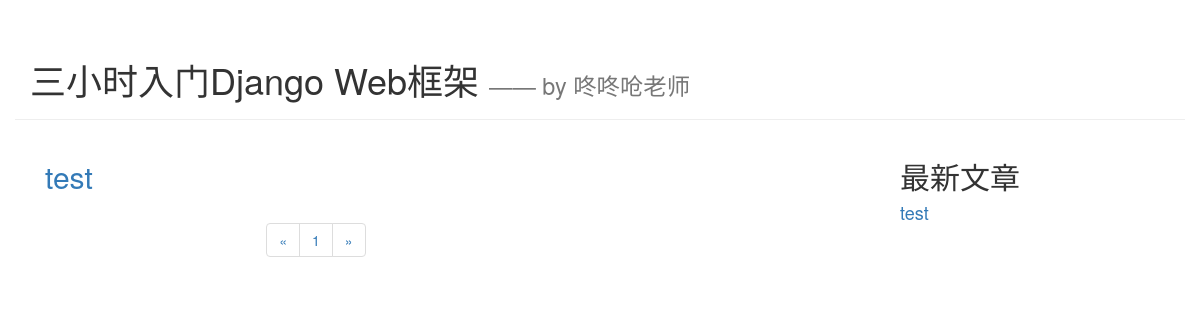
Page /blog/index on the earlier database version.
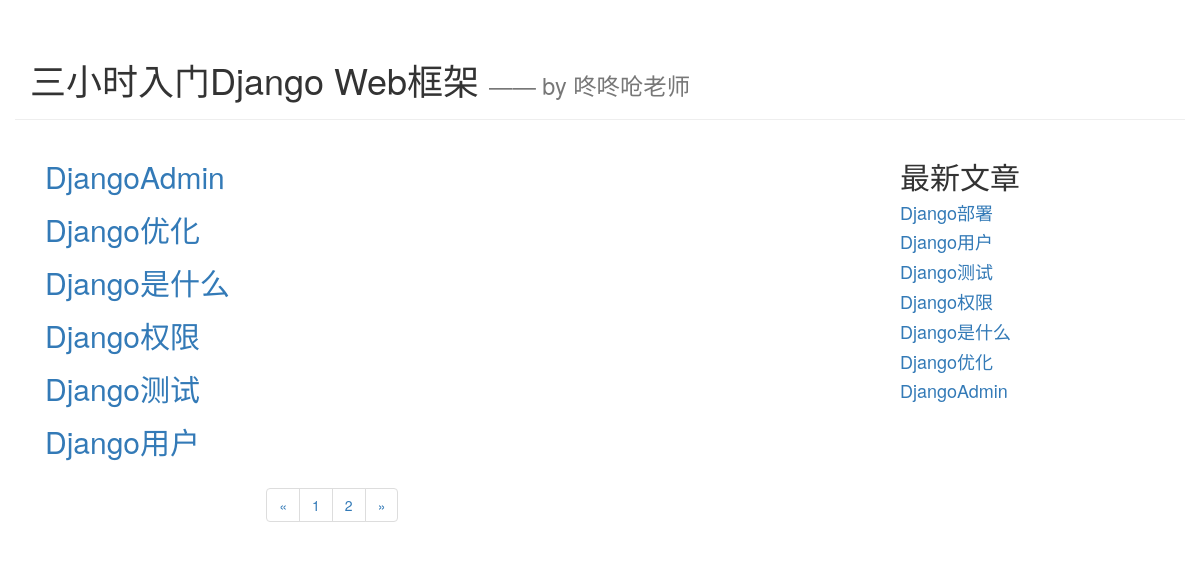
Same page on the later database version.
### blog/models.py (models this page shows, shortened)
class Article(models.Model):
    id = models.AutoField(primary_key=True)
    title = models.TextField()
    content = models.TextField()
    pub_date = models.DateTimeField(auto_now=True)

### blog/views.py (the view)
# urls.py: path('index', blog.views.get_index_page),
def get_index_page(request):
    page = request.GET.get('page')
    if page:
        page = int(page)
    else:
        page = 1
    print('page param: ', page)
    all_article = Article.objects.all()
    top10_article_list = Article.objects.order_by('-pub_date')[:10]
    paginator = Paginator(all_article, 6)
    page_num = paginator.num_pages
    print('page num:', page_num)
    page_article_list = paginator.page(page)
    if page_article_list.has_next():
        next_page = page + 1
    else:
        next_page = page
    if page_article_list.has_previous():
        previous_page = page - 1
    else:
        previous_page = page
    return render(request, 'blog/index.html',
                  {
                      'article_list': page_article_list,
                      'page_num': range(1, page_num + 1),
                      'curr_page': page,
                      'next_page': next_page,
                      'previous_page': previous_page,
                      'top10_article_list': top10_article_list
                  }
                )

### blog/templates/blog/index.html (shortened to what this page needs)
<!DOCTYPE html>
<html lang="en">
<head>
    <link rel="stylesheet" href="https://cdn.jsdelivr.net/npm/bootstrap@3.3.7/dist/css/bootstrap.min.css"
>
</head>
<body>
<div class="container page-header">
    <h1>三小时入门Django Web框架
        <small> —— by 咚咚呛老师</small>
    </h1>
</div>
<div class="container page-body">
    <div class="col-md-9" role="main">
        <div class="body-main">
            {% for article in article_list %}
            <div>
                <h2><a href="/blog/detail/{{article.id}}">{{ article.title }}</a></h2>
            </div>
            {% endfor %}
        </div>
        <div class="body-footer">
            <div class="col-md-4 col-md-offset-3">
                <nav aria-label="Page navigation">
                    <ul class="pagination">
                        <li>
                            <a href="/blog/index?page={{previous_page}}" aria-label="Previous">
                                <span aria-hidden="true">&laquo;</span>
                            </a>
                        </li>
                        {% for num in page_num %}
                        <li><a href="/blog/index?page={{num}}">{{ num }}</a></li>
                        {% endfor %}
                        <li>
                            <a href="/blog/index?page={{next_page}}" aria-label="Next">
                                <span aria-hidden="true">&raquo;</span>
                            </a>
                        </li>
                    </ul>
                </nav>
            </div>
        </div>
    </div>
    <div class="col-md-3" role="complementary">
        <div>
            <h2>最新文章</h2>
            {% for article in top10_article_list %}
            <h4><a href="/blog/detail/{{article.id}}">{{ article.title }}</a></h4>
            {% endfor %}
        </div>
    </div>
</div>
</body>
</html>

Differences in the rows shown:
removed Article: title "test"
added Article: title "DjangoAdmin"
added Article: title "Django优化"
added Article: title "Django是什么"
added Article: title "Django权限"
added Article: title "Django测试"
added Article: title "Django用户"
added Article: title "Django部署", shown under "最新文章"
Other differences:
new list line: "2"
